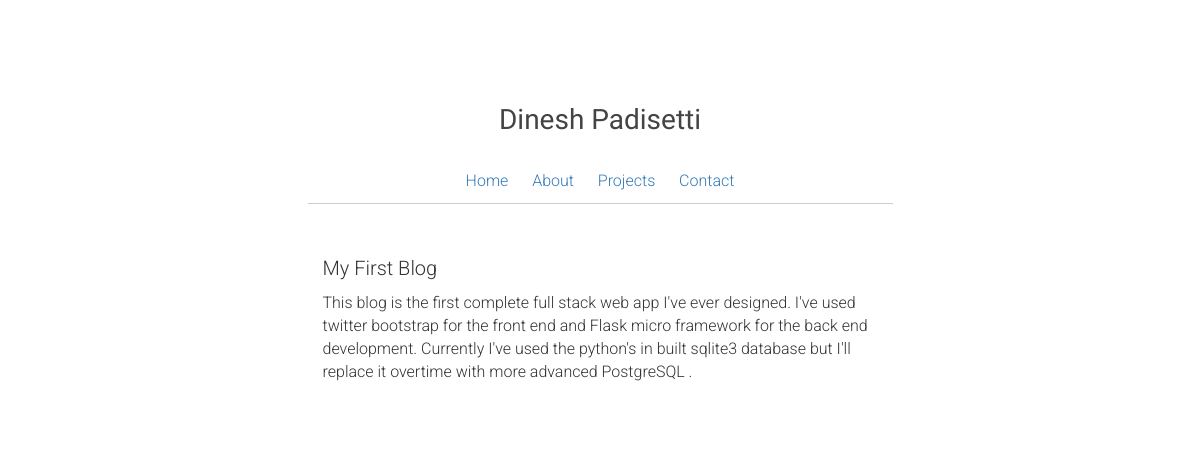
The app's page /post/16 with its own data.
### tables this page shows
CREATE TABLE "blog" (
	`id`	INTEGER PRIMARY KEY AUTOINCREMENT,
	`title`	TEXT,
	`article`	TEXT,
	`time`	TEXT
);

### server.py (the view)
@app.route('/post/<id>')
def post(id):
	conn = sqlite3.connect('example.db')
	c = conn.cursor()
	c.execute('SELECT title,article,time FROM blog where id = %s'%id)
	title,article,time = c.fetchone()
	conn.close()
	return render_template('post.html',title = title,article = article)

### templates/post.html (shortened to what this page needs)
{% extends "layout.html" %}
{% block content %}
    <p class="title">{{ title }}</p>
	{% autoescape false %}
	<p class="article">{{ article }}</p><br><br>
    {% endautoescape %}
{% endblock %}

### static/css/index.css (style rules this page uses)
body { font-family: 'Roboto'; }
.title { font-weight: 300; font-size: 20px; }
.article { font-weight: 300; font-size: 16px; }

### records on screen
blog: title "My First Blog", article "This blog is the first complete full stack web app I've ever designed. I've used twitter bootstrap for the front end and Flask micro framework for the back end development. Currently I've used the python's in built sqlite3 database but I'll replace it overtime with more advanced PostgreSQL ."
